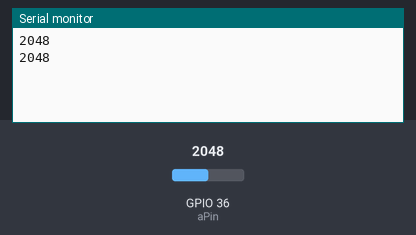
Simulated run of this sketch. Board: ESP32. Parts: the last lines printed to the serial monitor. The test bench sets the inputs (shaded band); at power-on: GPIO 36 (aPin) = 2048.

Above: at 1.8 s.
1.9 s: GPIO 36 (aPin) set to 2866
At 2.7 s:
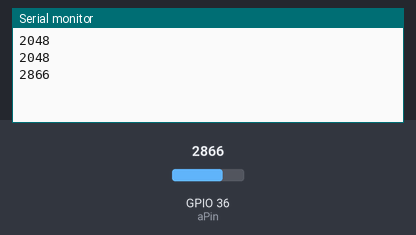
3.4 s: GPIO 36 (aPin) set to 3603
At 4.8 s:
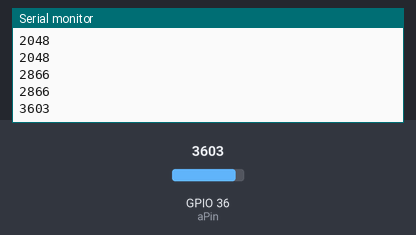
Timing chart, 0 to 6.4 s (numbered marks = the images above; inputs shaded):
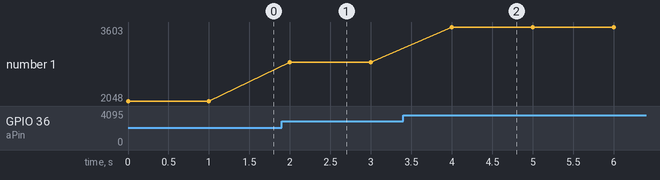

Measured:
- after the input at 1.9 s, the serial monitor: prints a new line after 0.10 s (image 1)
- after the input at 3.4 s, the serial monitor: prints a new line after 0.60 s (image 2)
- plotted number 1: 2048 → 2866 after the input at 1.9 s, 2866 → 3603 after the input at 3.4 s

The sketch:

ejc1.ino
```cpp
//Lectura cada segundo de un valor analogico generado
//por un potenciometro y mostrado por pantalla

const int aPin = 36; //ESP32-DevKit ADC1_CH0
int value = 0;      //Value read from ADC1_CH0

void setup() {
  Serial.begin(9600);
}

void loop() {
  value = analogRead(aPin);
  Serial.println(value);
  delay(1000);

}
```
